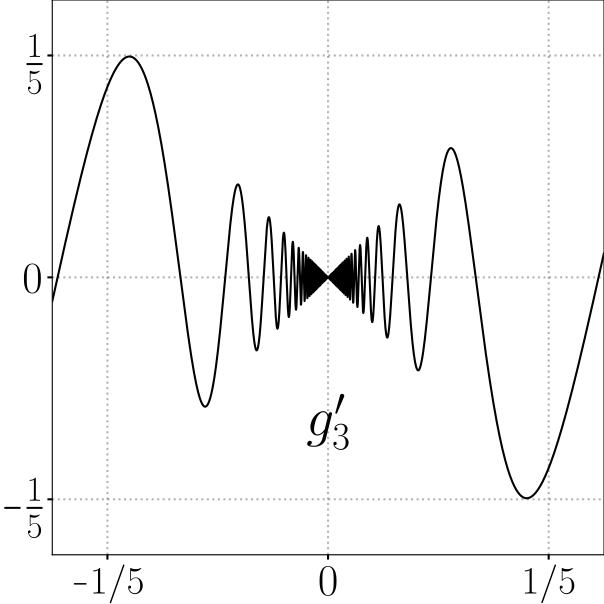

Generate this figure with Python:
import numpy as np, matplotlib.pyplot as plt, matplotlib.transforms as transforms
from matplotlib import rcParams
from pathlib import Path

rcParams['font.size'] = 32
rcParams['text.usetex'] = True
rcParams['text.latex.preamble'] = r'\usepackage{amsfonts} \DeclareMathSymbol{\shortminus}{\mathbin}{AMSa}{"39}'

fig = plt.figure(figsize=(7, 7))
ax = fig.add_subplot()
ax.set_xlim(-0.25, 0.25)
ax.set_ylim(-0.25, 0.25)

x = np.linspace(-0.25, 0.25, 10000)
y = 3 * x**2 * np.sin(1 / x) - x * np.cos(1 / x)

ax.plot(x, y, linewidth=1.5, color='black')

ax.grid(color='black', alpha=0.3, linewidth=1.5, linestyle=':')

ax.annotate(
    xy=(0, -0.13),
    text="$g_3'$",
    fontsize=40,
    ha='center',
    va='center'
)

ax.set_xticks([-0.2, 0, 0.2], labels=[r'$\shortminus 1/5$', '$0$', '$1/5$'])
ax.set_yticks([-0.2, 0, 0.2], labels=[r'$\shortminus \frac{1}{5}$', '$0$', r'$\frac{1}{5}$'])

for tick in ax.get_xticklabels()[::2]:
    tick.set_fontsize(28)

for tick in ax.get_yticklabels()[::2]:
    tick.set_fontsize(36)

ax.xaxis.set_tick_params(width=1.5)
ax.yaxis.set_tick_params(width=1.5)

plt.tight_layout()

plt.savefig(Path(__file__).with_suffix('.pdf'), format="pdf", bbox_inches="tight", pad_inches=0)
